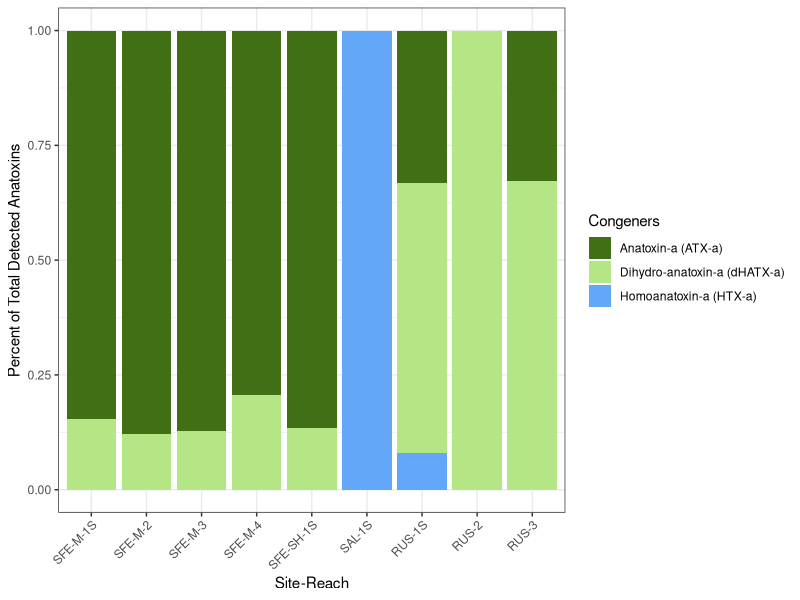

R code for this plot: (Note: this script raises an error after producing the figure.)
#### Figure SX. Anatoxin and congener related figures
### Jordan Zabrecky
## last edited: 08.30.2024

# This figure shows the proportions of anatoxin congeners blah blah
# also have in here for now- ATX / afdm vs ATX / chla for samples

#### (1) Loading libraries and anatoxins data ####

# loading libraries
lapply(c("tidyverse", "lubridate", "calecopal"), require, character.only = T)

# loading anatoxins data
anatoxins <- read.csv("./data/field_and_lab/cyano_atx.csv")
riffle_exp <- read.csv("./data/field_and_lab/riffle_exp_atx.csv")

# use lubridate
anatoxins$field_date <- ymd(anatoxins$field_date)

#### (2) Percent of congeners per site Figure ####

# summarize total percent of congeners by site
anatoxins_site <- anatoxins %>% 
  dplyr::group_by(site_reach) %>% 
  dplyr::summarize(ATXa_ug_g_percent = sum(ATXa_ug_g) / sum(ATX_all_ug_g),
                   dhATXa_ug_g_percent = sum(dhATXa_ug_g) / sum(ATX_all_ug_g),
                   HTXa_ug_g_percent = sum(HTXa_ug_g) / sum(ATX_all_ug_g))

# pivot longer
anatoxins_site_long <- anatoxins_site %>% 
  pivot_longer(!site_reach, names_to = "congener", values_to = "percent")

# remove sites with no anatoxins
anatoxins_site_long <- anatoxins_site_long %>% 
  filter(site_reach != "SAL-2" & site_reach != "SAL-3")

# custom ordering of site_reach
anatoxins_site_long$site_reach <- factor(anatoxins_site_long$site_reach , 
                                         levels=c("SFE-M-1S", "SFE-M-2", "SFE-M-3", "SFE-M-4", 
                                                  "SFE-SH-1S", "SAL-1S", "RUS-1S", "RUS-2", "RUS-3") )

# making figure
anatoxins_congener_stacked_bar <- ggplot(anatoxins_site_long, aes(fill = congener, 
                                                                  y = percent, x = site_reach)) + 
  scale_fill_manual("Congeners", labels = c("Anatoxin-a (ATX-a)", "Dihydro-anatoxin-a (dHATX-a)", "Homoanatoxin-a (HTX-a)"),
                    values = c("#416f16", "#b4e685", "#62a7f8")) +
  geom_bar(position="fill", stat="identity") +
  theme_bw() +
  labs(x = "Site-Reach", y = "Percent of Total Detected Anatoxins") +
  theme(axis.text.x = element_text(angle = 45, vjust = 1, hjust = 1))
anatoxins_congener_stacked_bar

#### (3) Congeners through time Figure ####

# mostly trial code for now :)
test <- anatoxins %>% 
  filter(site_reach == "SFE-M-3")
test_long <- pivot_longer(test, c(6:9), names_to = "congener", values_to = "ug_g_dryweight") %>% 
  filter(sample_type == "TM") %>% 
  filter(field_date >= as.Date("2023-01-01")) %>% 
  select(field_date, site_reach, congener, ug_g_dryweight)

# would probably want to do an if the site does not include HTX do not include at all????

anatoxins_through_time <- ggplot(test_long, aes(x = field_date, y = ug_g_dryweight,
                                                color = congener, fill = congener, shape = congener)) +
  geom_area(alpha = 0.3, position = "identity") +
  geom_point(size = 2.5) +
  scale_color_manual("Congeners", labels = c("Total anatoxins", "Anatoxin-a (ATX-a)", "Dihydro-anatoxin-a (dHATX-a)", "Homoanatoxin-a (HTX-a)"),
                     values = cal_palette("kelp2", n = 4, type = "continuous")) +
  scale_fill_manual("Congeners", labels = c("Total anatoxins", "Anatoxin-a (ATX-a)", "Dihydro-anatoxin-a (dHATX-a)", "Homoanatoxin-a (HTX-a)"),
                     values = cal_palette("kelp2", n = 4, type = "continuous")) +
  scale_shape_manual("Congeners", labels = c("Total anatoxins", "Anatoxin-a (ATX-a)", "Dihydro-anatoxin-a (dHATX-a)", "Homoanatoxin-a (HTX-a)"),
                     values = c(23, 24, 22, 21)) +
  labs(x = NULL, y =  "Micrograms toxin / grams dry weight", title = "SFE-M-3 Microcoleus") +
  theme_bw()
anatoxins_through_time

# murgh need to figure out colors
